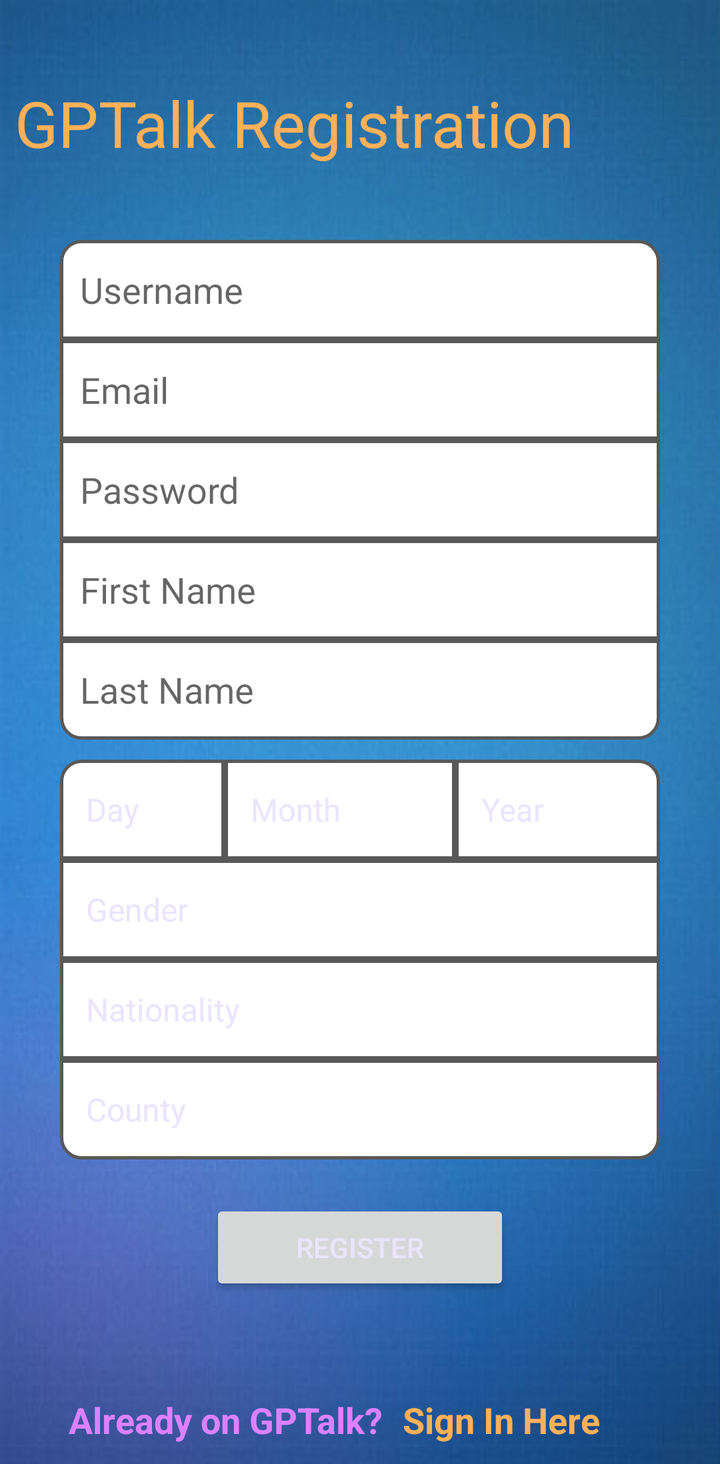
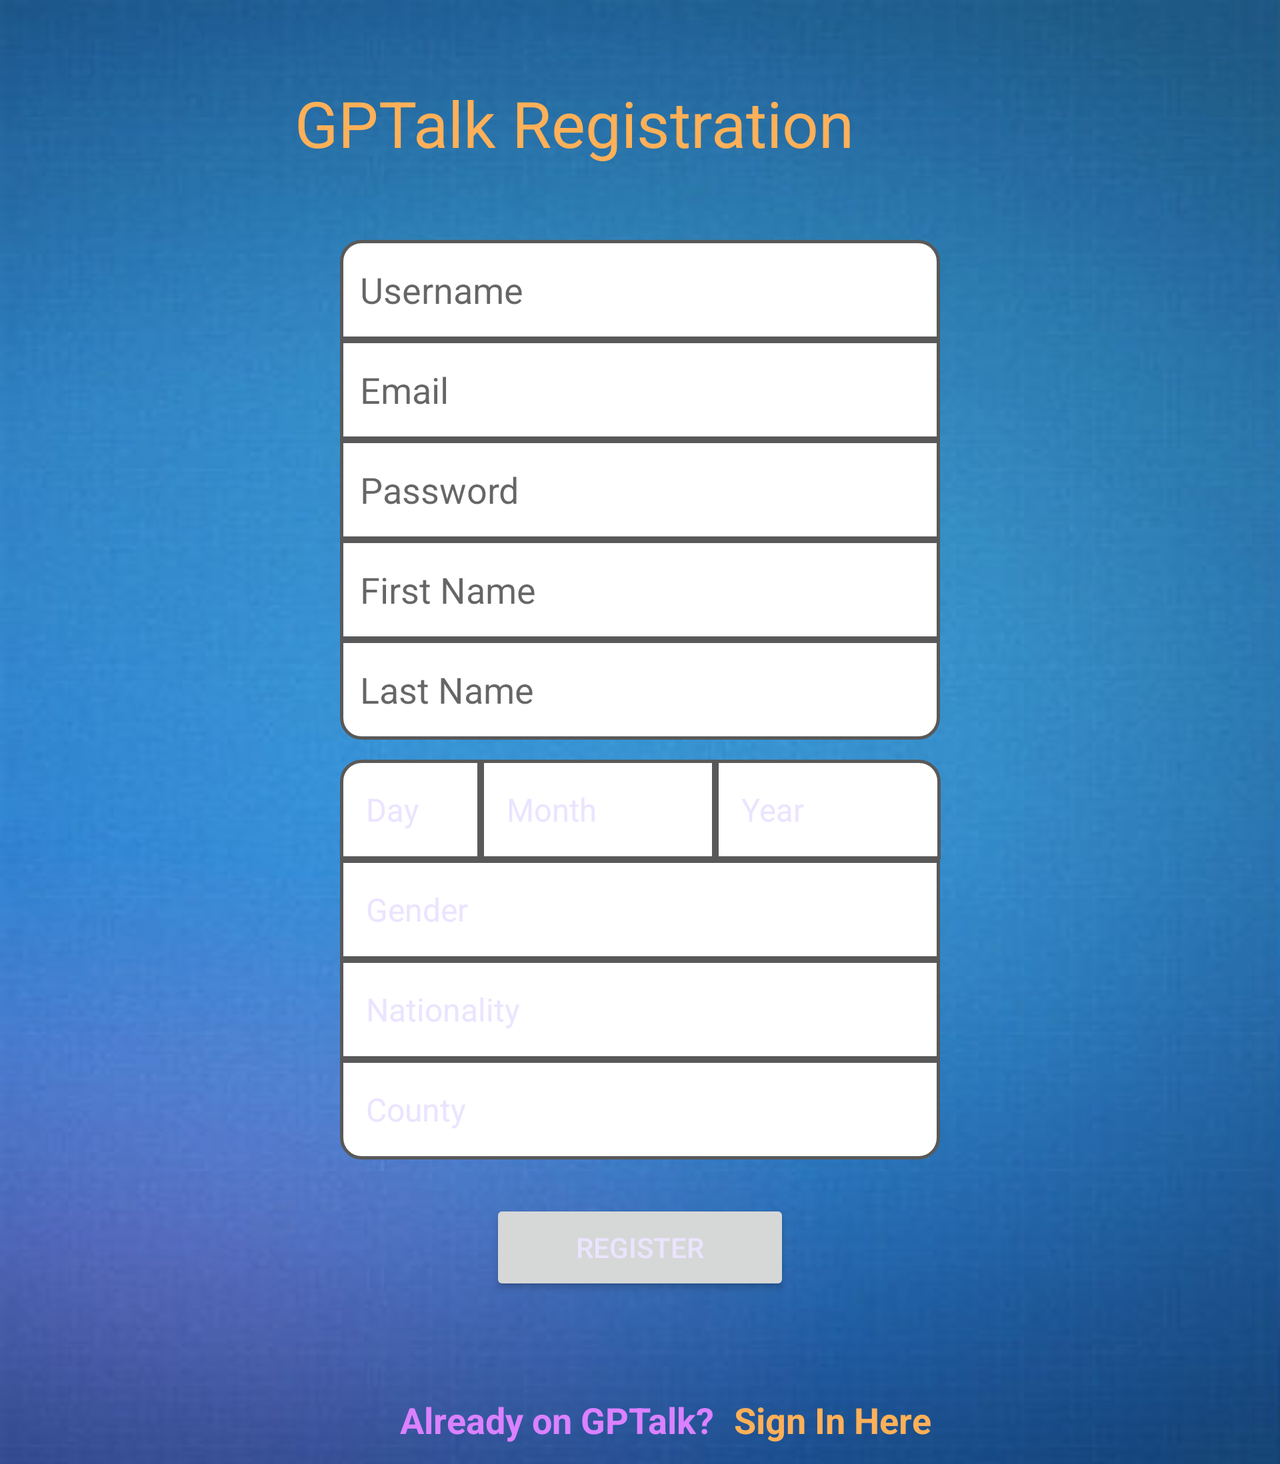

First picture: res/layout/ on a phone held upright. Second picture: the repository's own variant of that layout, on a device whose configuration matches the variant's folder. Source for both follows.
<!-- AndroidManifest.xml: application theme AppTheme -->
<!-- res/layout/registration_patient.xml -->
<?xml version="1.0" encoding="utf-8"?>
<ScrollView
    xmlns:android="http://schemas.android.com/apk/res/android"
    android:orientation="vertical"
    android:layout_width="fill_parent"
    android:layout_height="fill_parent"
    android:gravity="center_vertical" >

    <LinearLayout
        android:orientation="vertical"
        android:background="@drawable/login_background"
        android:layout_width="match_parent"
        android:layout_height="match_parent" >

        <TextView
            android:id="@+id/tvRegistrationTitle"
            android:layout_width="285dp"
            android:layout_height="60dp"
            android:layout_gravity="top|center"
            android:layout_marginTop="40dp"
            android:layout_marginRight="30dp"
            android:text="GPTalk Registration"
            android:textSize="32dp"
            android:textColor="#ffffb058"/>

        <EditText
            android:id="@+id/etRegistrationUsername"
            android:layout_width="300dp"
            android:layout_height="50dp"
            android:layout_gravity="center"
            android:layout_marginTop="20dp"
            android:background="@drawable/rounded_top_registration_edittext"
            android:ems="10"
            android:textColor="@color/normalTextColor"
            android:hint="Username"
            android:paddingLeft="10dp"
            android:inputType="text"
            android:imeOptions="actionNext"
            android:singleLine="true" />

        <EditText
            android:id="@+id/etRegistrationEmail"
            android:layout_width="300dp"
            android:layout_height="50dp"
            android:layout_gravity="center"
            android:background="@drawable/center_registration_edittext"
            android:ems="10"
            android:textColor="@color/normalTextColor"
            android:hint="Email"
            android:paddingLeft="10dp"
            android:inputType="text"
            android:imeOptions="actionNext"
            android:singleLine="true" />

        <EditText
            android:id="@+id/etRegistrationPassword"
            android:layout_width="300dp"
            android:layout_height="50dp"
            android:layout_gravity="center"
            android:background="@drawable/center_registration_edittext"
            android:ems="10"
            android:textColor="@color/normalTextColor"
            android:hint="Password"
            android:paddingLeft="10dp"
            android:inputType="text"
            android:imeOptions="actionNext"
            android:singleLine="true" />

        <EditText
            android:id="@+id/etRegistrationFirstName"
            android:layout_width="300dp"
            android:layout_height="50dp"
            android:layout_gravity="center"
            android:background="@drawable/center_registration_edittext"
            android:ems="10"
            android:textColor="@color/normalTextColor"
            android:hint="First Name"
            android:paddingLeft="10dp"
            android:inputType="text"
            android:imeOptions="actionNext"
            android:singleLine="true" />

        <EditText
            android:id="@+id/etRegistrationLastName"
            android:layout_width="300dp"
            android:layout_height="50dp"
            android:layout_gravity="center"
            android:layout_marginBottom="10dp"
            android:background="@drawable/rounded_bottom_registration_edittext"
            android:ems="10"
            android:textColor="@color/normalTextColor"
            android:hint="Last Name"
            android:paddingLeft="10dp"
            android:imeOptions="actionDone"
            android:singleLine="true" />

        <LinearLayout
            android:layout_width="fill_parent"
            android:layout_height="wrap_content"
            android:orientation="horizontal"
            android:weightSum="1" >

            <Spinner
                android:id="@+id/sRegistrationDay"
                android:layout_width="0dp"
                android:layout_height="50dp"
                android:layout_marginLeft="30dp"
                android:background="@drawable/rounded_topleft_registration_spinner"
                android:ems="10"
                android:entries="@array/registration_day"
                android:prompt="@string/registration_day_prompt"
                android:spinnerMode="dropdown"
                android:layout_weight=".25"
                android:paddingLeft="5dp" />

            <Spinner
                android:id="@+id/sRegistrationMonth"
                android:layout_width="0dp"
                android:layout_height="50dp"
                android:background="@drawable/center_registration_edittext"
                android:ems="10"
                android:layout_weight=".35"
                android:entries="@array/registration_month"
                android:prompt="@string/registration_month_prompt"
                android:paddingLeft="5dp"
                android:spinnerMode="dropdown" />

            <Spinner
                android:id="@+id/sRegistrationYear"
                android:layout_width="0dp"
                android:layout_height="50dp"
                android:background="@drawable/rounded_topright_registration_spinner"
                android:ems="10"
                android:layout_weight=".31"
                android:entries="@array/registration_year"
                android:prompt="@string/registration_year_prompt"
                android:paddingLeft="5dp"
                android:spinnerMode="dropdown" />
        </LinearLayout>

        <Spinner
            android:id="@+id/sRegistrationGender"
            android:layout_width="300dp"
            android:layout_height="50dp"
            android:layout_gravity="center"
            android:background="@drawable/center_registration_edittext"
            android:ems="10"
            android:entries="@array/registration_gender"
            android:prompt="@string/registration_gender_prompt"
            android:paddingLeft="5dp"
            android:spinnerMode="dropdown" />

        <Spinner
            android:id="@+id/sRegistrationNationality"
            android:layout_width="300dp"
            android:layout_height="50dp"
            android:layout_gravity="center"
            android:background="@drawable/center_registration_edittext"
            android:ems="10"
            android:entries="@array/registration_nationality"
            android:prompt="@string/registration_nationality_prompt"
            android:paddingLeft="5dp"
            android:spinnerMode="dropdown" />

        <Spinner
            android:id="@+id/sRegistrationCounty"
            android:layout_width="300dp"
            android:layout_height="50dp"
            android:layout_gravity="center"
            android:background="@drawable/rounded_bottom_registration_edittext"
            android:entries="@array/registration_county"
            android:prompt="@string/registration_county_prompt"
            android:paddingLeft="5dp"
            android:spinnerMode="dropdown" />

        <Button
            android:id="@+id/bRegister"
            android:layout_width="150dp"
            android:layout_height="wrap_content"
            android:layout_gravity="center"
            android:layout_marginTop="20dp"
            android:layout_marginBottom="40dp"
            android:text="Register" />

        <RelativeLayout
            android:layout_width="match_parent"
            android:layout_height="match_parent"
            android:layout_marginBottom="30px">

            <TextView
                android:id="@+id/tvSignInHere"
                android:layout_width="wrap_content"
                android:layout_height="wrap_content"
                android:layout_alignParentBottom="true"
                android:layout_marginBottom="10dp"
                android:layout_marginRight="60dp"
                android:layout_alignParentRight="true"
                android:singleLine="true"
                android:ellipsize="end"
                android:text="Sign In Here"
                android:textStyle="bold"
                android:textSize="18dp"
                android:onClick="onClick"
                android:clickable="true"
                android:textColor="@color/link_text_color" />

            <TextView
                android:id="@+id/tvSignInText"
                android:layout_width="wrap_content"
                android:layout_height="wrap_content"
                android:layout_alignParentBottom="true"
                android:layout_marginBottom="10dp"
                android:layout_marginRight="10dp"
                android:layout_toLeftOf="@id/tvSignInHere"
                android:singleLine="true"
                android:text="Already on GPTalk?"
                android:textStyle="bold"
                android:textSize="18dp"
                android:textColor="@color/loginButton" />

        </RelativeLayout>

    </LinearLayout>

</ScrollView>
<!-- resources referenced by this layout -->
<resources>
  <string-array name="registration_gender">
          <item>Gender</item>
          <item>Female</item>
          <item>Male</item>
      </string-array>
  <string-array name="registration_month">
          <item>Month</item>
          <item>January</item>
          <item>February</item>
          <item>March</item>
          <item>April</item>
          <item>May</item>
          <item>June</item>
          <item>July</item>
          <item>August</item>
          <item>September</item>
          <item>October</item>
          <item>November</item>
          <item>December</item>
      </string-array>
  <color name="loginButton">#ffdb81ff</color>
  <color name="normalTextColor">#000000</color>
  <!-- drawable center_registration_edittext (drawable) -->
  <?xml version="1.0" encoding="utf-8"?>
  <shape
      xmlns:android="http://schemas.android.com/apk/res/android"
      android:shape="rectangle"
      android:padding="10dp" >
  
      <stroke android:width="1.5dp" android:color="#ff595959" />
      <solid android:color="#00000000" />
  
      <solid android:color="#FFFFFF" />
  
      <corners
          android:topLeftRadius="0dp"
          android:topRightRadius="0dp"
          android:bottomLeftRadius="0dp"
          android:bottomRightRadius="0dp" />
  
  </shape >
  <!-- drawable rounded_top_registration_edittext (drawable) -->
  <?xml version="1.0" encoding="utf-8"?>
  <shape
      xmlns:android="http://schemas.android.com/apk/res/android"
      android:shape="rectangle"
      android:padding="10dp" >
  
      <stroke android:width="1.5dp" android:color="#ff595959" />
      <solid android:color="#00000000" />
  
      <solid android:color="#FFFFFF" />
  
      <corners
          android:topLeftRadius="10dp"
          android:topRightRadius="10dp"
          android:bottomLeftRadius="0dp"
          android:bottomRightRadius="0dp" />
  
  </shape >
  <!-- drawable rounded_topleft_registration_spinner (drawable) -->
  <?xml version="1.0" encoding="utf-8"?>
  <shape
      xmlns:android="http://schemas.android.com/apk/res/android"
      android:shape="rectangle"
      android:padding="10dp" >
  
      <stroke android:width="1.5dp" android:color="#ff595959" />
      <solid android:color="#00000000" />
  
      <solid android:color="#FFFFFF" />
  
      <corners
          android:topLeftRadius="10dp"
          android:topRightRadius="0dp"
          android:bottomLeftRadius="0dp"
          android:bottomRightRadius="0dp" />
  
  </shape >
  <string name="registration_county_prompt">County</string>
  <string name="registration_day_prompt">Day</string>
  <string name="registration_gender_prompt">Gender</string>
  <string name="registration_month_prompt">Month</string>
  <string name="registration_nationality_prompt">Nationality</string>
  <string name="registration_year_prompt">Year</string>
  <style name="AppTheme" parent="Theme.AppCompat.Light.DarkActionBar">
          <item name="android:windowBackground">@color/backgroundSliderFragment</item>
          <item name="android:textColor">#ffebe4ff</item>
          <item name="android:textColorSecondary">#ff000000</item>
          <item name="android:divider">#ffe4e4e4</item>
          <item name="android:dividerHeight">3px</item>
          <item name="android:actionBarStyle">@style/MyActionBar</item>
          <item name="android:actionBarTabBarStyle">@drawable/actionbar_background</item>
      </style>
  <color name="backgroundSliderFragment">#ff191919</color>
  <style name="MyActionBar" parent="android:style/Widget.Holo.Light.ActionBar.Solid.Inverse">
          <item name="android:background">@drawable/actionbar_background</item>
      </style>
</resources>
<!-- res/layout-land/registration_patient.xml (the repository's variant of the layout above) -->
<!-- drawn on the phone turned sideways -->
<?xml version="1.0" encoding="utf-8"?>
<ScrollView
    xmlns:android="http://schemas.android.com/apk/res/android"
    android:orientation="vertical"
    android:layout_width="fill_parent"
    android:layout_height="fill_parent"
    android:gravity="center_vertical" >

    <LinearLayout
        android:orientation="vertical"
        android:background="@drawable/login_background"
        android:layout_width="match_parent"
        android:layout_height="match_parent" >

        <TextView
            android:id="@+id/tvRegistrationTitle"
            android:layout_width="285dp"
            android:layout_height="60dp"
            android:layout_gravity="top|center"
            android:layout_marginTop="40dp"
            android:layout_marginRight="30dp"
            android:text="GPTalk Registration"
            android:textSize="32dp"
            android:textColor="#ffffb058"/>

        <EditText
            android:id="@+id/etRegistrationUsername"
            android:layout_width="300dp"
            android:layout_height="50dp"
            android:layout_gravity="center"
            android:layout_marginTop="20dp"
            android:background="@drawable/rounded_top_registration_edittext"
            android:ems="10"
            android:hint="Username"
            android:paddingLeft="10dp"
            android:inputType="text"
            android:imeOptions="actionNext"
            android:singleLine="true" />

        <EditText
            android:id="@+id/etRegistrationEmail"
            android:layout_width="300dp"
            android:layout_height="50dp"
            android:layout_gravity="center"
            android:background="@drawable/center_registration_edittext"
            android:ems="10"
            android:hint="Email"
            android:paddingLeft="10dp"
            android:inputType="text"
            android:imeOptions="actionNext"
            android:singleLine="true" />

        <EditText
            android:id="@+id/etRegistrationPassword"
            android:layout_width="300dp"
            android:layout_height="50dp"
            android:layout_gravity="center"
            android:background="@drawable/center_registration_edittext"
            android:ems="10"
            android:hint="Password"
            android:paddingLeft="10dp"
            android:inputType="text"
            android:imeOptions="actionNext"
            android:singleLine="true" />

        <EditText
            android:id="@+id/etRegistrationFirstName"
            android:layout_width="300dp"
            android:layout_height="50dp"
            android:layout_gravity="center"
            android:background="@drawable/center_registration_edittext"
            android:ems="10"
            android:hint="First Name"
            android:paddingLeft="10dp"
            android:inputType="text"
            android:imeOptions="actionNext"
            android:singleLine="true" />

        <EditText
            android:id="@+id/etRegistrationLastName"
            android:layout_width="300dp"
            android:layout_height="50dp"
            android:layout_gravity="center"
            android:layout_marginBottom="10dp"
            android:background="@drawable/rounded_bottom_registration_edittext"
            android:ems="10"
            android:hint="Last Name"
            android:paddingLeft="10dp"
            android:imeOptions="actionDone"
            android:singleLine="true" />

        <LinearLayout
            android:layout_width="fill_parent"
            android:layout_height="wrap_content"
            android:orientation="horizontal"
            android:weightSum="1" >

            <Spinner
                android:id="@+id/sRegistrationDay"
                android:layout_width="0dp"
                android:layout_height="50dp"
                android:layout_marginLeft="170dp"
                android:background="@drawable/rounded_topleft_registration_spinner"
                android:ems="10"
                android:entries="@array/registration_day"
                android:prompt="@string/registration_day_prompt"
                android:spinnerMode="dropdown"
                android:layout_weight=".15"
                android:paddingLeft="5dp" />

            <Spinner
                android:id="@+id/sRegistrationMonth"
                android:layout_width="0dp"
                android:layout_height="50dp"
                android:background="@drawable/center_registration_edittext"
                android:ems="10"
                android:layout_weight=".25"
                android:entries="@array/registration_month"
                android:prompt="@string/registration_month_prompt"
                android:paddingLeft="5dp"
                android:spinnerMode="dropdown" />

            <Spinner
                android:id="@+id/sRegistrationYear"
                android:layout_width="0dp"
                android:layout_height="50dp"
                android:background="@drawable/rounded_topright_registration_spinner"
                android:ems="10"
                android:layout_weight=".24"
                android:entries="@array/registration_year"
                android:prompt="@string/registration_year_prompt"
                android:paddingLeft="5dp"
                android:spinnerMode="dropdown" />
        </LinearLayout>

        <Spinner
            android:id="@+id/sRegistrationGender"
            android:layout_width="300dp"
            android:layout_height="50dp"
            android:layout_gravity="center"
            android:background="@drawable/center_registration_edittext"
            android:ems="10"
            android:entries="@array/registration_gender"
            android:prompt="@string/registration_gender_prompt"
            android:paddingLeft="5dp"
            android:spinnerMode="dropdown" />

        <Spinner
            android:id="@+id/sRegistrationNationality"
            android:layout_width="300dp"
            android:layout_height="50dp"
            android:layout_gravity="center"
            android:background="@drawable/center_registration_edittext"
            android:ems="10"
            android:entries="@array/registration_nationality"
            android:prompt="@string/registration_nationality_prompt"
            android:paddingLeft="5dp"
            android:spinnerMode="dropdown" />

        <Spinner
            android:id="@+id/sRegistrationCounty"
            android:layout_width="300dp"
            android:layout_height="50dp"
            android:layout_gravity="center"
            android:background="@drawable/rounded_bottom_registration_edittext"
            android:entries="@array/registration_county"
            android:prompt="@string/registration_county_prompt"
            android:paddingLeft="5dp"
            android:spinnerMode="dropdown" />

        <Button
            android:id="@+id/bRegister"
            android:layout_width="150dp"
            android:layout_height="wrap_content"
            android:layout_gravity="center"
            android:layout_marginTop="20dp"
            android:layout_marginBottom="40dp"
            android:text="Register" />

        <RelativeLayout
            android:layout_width="match_parent"
            android:layout_height="match_parent"
            android:layout_marginBottom="30px">

            <TextView
                android:id="@+id/tvSignInHere"
                android:layout_width="wrap_content"
                android:layout_height="wrap_content"
                android:layout_marginBottom="10dp"
                android:layout_marginLeft="10dp"
                android:singleLine="true"
                android:layout_toRightOf="@id/tvSignInText"
                android:layout_alignParentBottom="true"
                android:ellipsize="end"
                android:text="Sign In Here"
                android:textStyle="bold"
                android:textSize="18dp"
                android:onClick="onClick"
                android:clickable="true"
                android:textColor="@color/link_text_color" />

            <TextView
                android:id="@+id/tvSignInText"
                android:layout_width="wrap_content"
                android:layout_height="wrap_content"
                android:layout_alignParentBottom="true"
                android:layout_marginLeft="200dp"
                android:layout_marginBottom="10dp"
                android:text="Already on GPTalk?"
                android:textStyle="bold"
                android:textSize="18dp"
                android:textColor="@color/loginButton" />

        </RelativeLayout>

    </LinearLayout>

</ScrollView>
<!-- resources referenced by the variant -->
<!-- as the phone turned sideways resolves them -->
<resources>
  <string-array name="registration_gender">
          <item>Gender</item>
          <item>Female</item>
          <item>Male</item>
      </string-array>
  <string-array name="registration_month">
          <item>Month</item>
          <item>January</item>
          <item>February</item>
          <item>March</item>
          <item>April</item>
          <item>May</item>
          <item>June</item>
          <item>July</item>
          <item>August</item>
          <item>September</item>
          <item>October</item>
          <item>November</item>
          <item>December</item>
      </string-array>
  <color name="loginButton">#ffdb81ff</color>
  <!-- drawable center_registration_edittext (drawable) -->
  <?xml version="1.0" encoding="utf-8"?>
  <shape
      xmlns:android="http://schemas.android.com/apk/res/android"
      android:shape="rectangle"
      android:padding="10dp" >
  
      <stroke android:width="1.5dp" android:color="#ff595959" />
      <solid android:color="#00000000" />
  
      <solid android:color="#FFFFFF" />
  
      <corners
          android:topLeftRadius="0dp"
          android:topRightRadius="0dp"
          android:bottomLeftRadius="0dp"
          android:bottomRightRadius="0dp" />
  
  </shape >
  <!-- drawable rounded_top_registration_edittext (drawable) -->
  <?xml version="1.0" encoding="utf-8"?>
  <shape
      xmlns:android="http://schemas.android.com/apk/res/android"
      android:shape="rectangle"
      android:padding="10dp" >
  
      <stroke android:width="1.5dp" android:color="#ff595959" />
      <solid android:color="#00000000" />
  
      <solid android:color="#FFFFFF" />
  
      <corners
          android:topLeftRadius="10dp"
          android:topRightRadius="10dp"
          android:bottomLeftRadius="0dp"
          android:bottomRightRadius="0dp" />
  
  </shape >
  <!-- drawable rounded_topleft_registration_spinner (drawable) -->
  <?xml version="1.0" encoding="utf-8"?>
  <shape
      xmlns:android="http://schemas.android.com/apk/res/android"
      android:shape="rectangle"
      android:padding="10dp" >
  
      <stroke android:width="1.5dp" android:color="#ff595959" />
      <solid android:color="#00000000" />
  
      <solid android:color="#FFFFFF" />
  
      <corners
          android:topLeftRadius="10dp"
          android:topRightRadius="0dp"
          android:bottomLeftRadius="0dp"
          android:bottomRightRadius="0dp" />
  
  </shape >
  <string name="registration_county_prompt">County</string>
  <string name="registration_day_prompt">Day</string>
  <string name="registration_gender_prompt">Gender</string>
  <string name="registration_month_prompt">Month</string>
  <string name="registration_nationality_prompt">Nationality</string>
  <string name="registration_year_prompt">Year</string>
  <style name="AppTheme" parent="Theme.AppCompat.Light.DarkActionBar">
          <item name="android:windowBackground">@color/backgroundSliderFragment</item>
          <item name="android:textColor">#ffebe4ff</item>
          <item name="android:textColorSecondary">#ff000000</item>
          <item name="android:divider">#ffe4e4e4</item>
          <item name="android:dividerHeight">3px</item>
          <item name="android:actionBarStyle">@style/MyActionBar</item>
          <item name="android:actionBarTabBarStyle">@drawable/actionbar_background</item>
      </style>
  <color name="backgroundSliderFragment">#ff191919</color>
  <style name="MyActionBar" parent="android:style/Widget.Holo.Light.ActionBar.Solid.Inverse">
          <item name="android:background">@drawable/actionbar_background</item>
      </style>
</resources>
